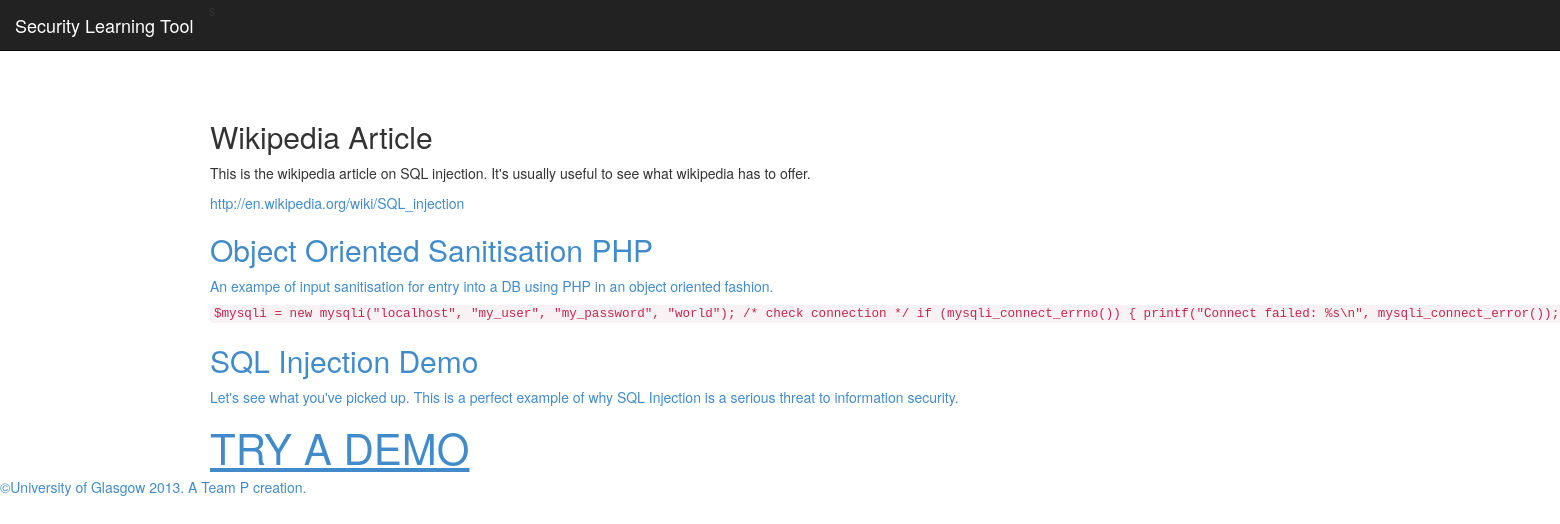
The page /lessons/res/?id=1 (signed in) on the database its author committed.
### course/models.py (models this page shows, shortened)
class Resource(models.Model):
		name = models.CharField(max_length=100)
		description = models.TextField()
		parent = models.ForeignKey(Lesson)
		class Meta:
			abstract = True;

class WebResource(Resource):
		location = models.URLField()

class CodeResource(Resource):
		contentFirst = models.TextField()
		contentSecond = models.TextField()
		lang = models.CharField(max_length=50)

class DemoResource(Resource):
		location = models.URLField()

### course/views.py (the view)
@login_required
def lesson_page(request):
	allRelevantRes = WebResource.objects.filter(parent = request.GET.get("id","NULL"))
	allCodeRes = CodeResource.objects.filter(parent = request.GET.get("id","NULL"))
	allDemoRes = DemoResource.objects.filter(parent = request.GET.get("id","NULL"))
	template = loader.get_template('course/lessonpage.html')
	authenticater = request.user.is_authenticated()
	context = RequestContext(request, {'res': allRelevantRes, 'code': allCodeRes, 'demo': allDemoRes, 'authenticated':authenticater,})
	return HttpResponse(template.render(context))

### templates/course/lessonpage.html (shortened to what this page needs)
{% extends "base.html" %}
{% block content %}
		{%for r in res%}
	<div class="lesson">
		<div class="lesson-left">
			<span><h2>{{r.name}}</h2>
			<p>{{r.description}}</p>
		</div>
		<div class="lesson-right">
			<a href="{{r.location}}">{{r.location}}<a/>
		</div>
	</div>
	{% endfor %}
	{%for c in code%}
	<div class="lesson">
		<div class="lesson-left">
			<span><h2>{{c.name}}</h2>
			<p>{{c.description}}</p>
		</div>
		<div class="lesson-right" style=" background:#FFF;">
			<code id = "code" class="prettyprint lang-php">
				{{c.contentFirst}}
			</code>
		</div>
	</div>
	{% endfor %}
	{%for d in demo%}
	<div class="lesson">
		<div class="lesson-left">
			<span><h2>{{d.name}}</h2>
			<p>{{d.description}}</p>
		</div>
		<div class="lesson-right">
			<a style="font-size:3em;text-decoration:underline;"href="{{d.location}}">TRY A DEMO<a/>
		</div>
	</div>
	{%endfor%}
{% endblock %}

### rows shown on the page
WebResource: name "Wikipedia Article", description "This is the wikipedia article on SQL injection. It's usually useful to see what wikipedia has to offer.", location "http://en.wikipedia.org/wiki/SQL_injection"
CodeResource: name "Object Oriented Sanitisation PHP", description "An exampe of input sanitisation for entry into a DB using PHP in an object oriented fashion.", contentFirst "$mysqli = new mysqli(\"localhost\", \"my_user\", \"my_password\", \"world\"); /* check connection */ if (mysqli_connect_errno()) { printf(\"Connect failed: %s\\n\", mysqli_connect_error());…"
DemoResource: name "SQL Injection Demo", description "Let's see what you've picked up. This is a perfect example of why SQL Injection is a serious threat to information security."
